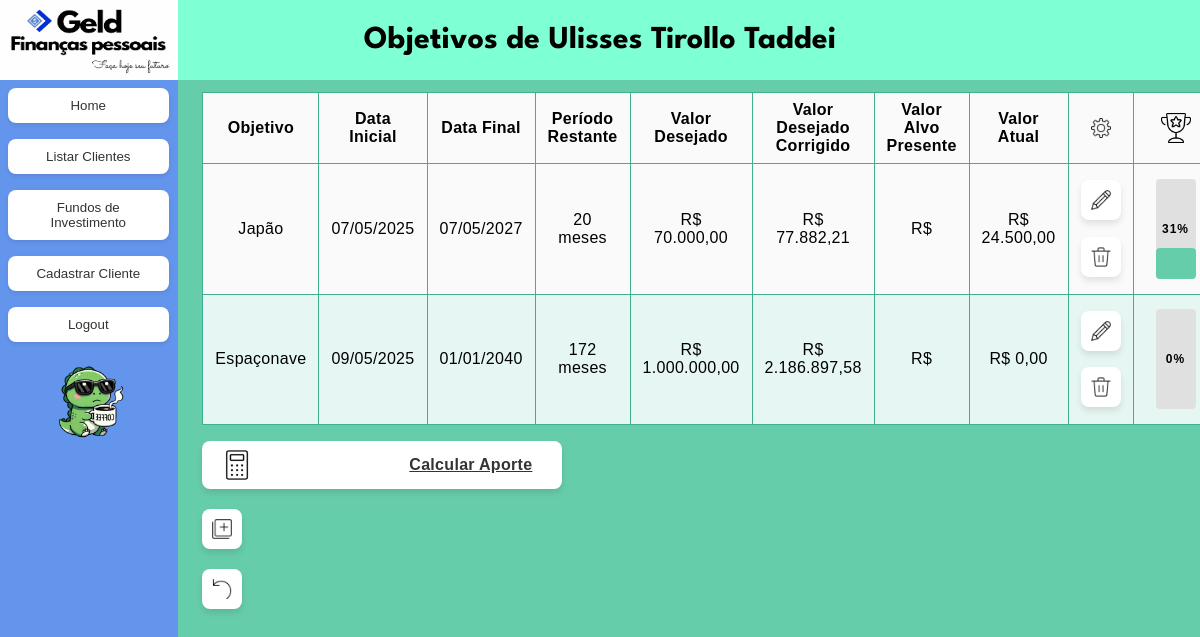
The page /cliente/1/listar_objetivos (signed in) on the database as committed earlier.
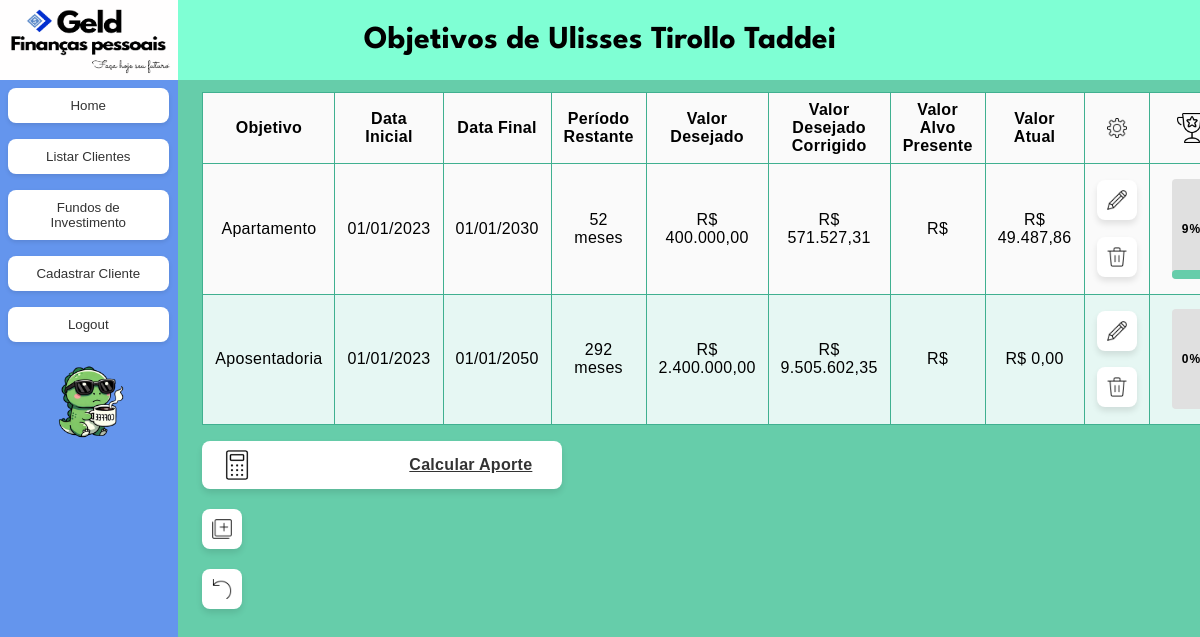
The same page on the database as committed later.
### app/models/geld_models.py (models this page shows)
class Cliente(Base):
    __tablename__ = 'clientes'
    id = Column(Integer, primary_key = True)
    nome = Column(String, nullable = False)
    nascimento = Column(DateTime, nullable = False)
    cep = Column(Integer)
    endereco = Column(String)
    escolaridade = Column(String)
    cpf = Column(String(11), nullable = False, unique = True)
    email = Column(String, nullable = False, unique = True)
    telefone = Column(String, nullable = False)
    banco = Column(Enum(BancoEnum), nullable = False)
    status = Column(Enum(StatusEnum), nullable = False)
    objetivos = relationship("Objetivo", back_populates = "cliente", cascade = "all, delete-orphan")
    posicoes_fundo = relationship("PosicaoFundo", back_populates="cliente", cascade="all, delete-orphan")
    transacoes = relationship("Transacao", back_populates="cliente", cascade="all, delete-orphan")

class Objetivo(Base):
    __tablename__ = 'objetivos'
    id = Column(Integer, primary_key = True)
    cliente_id = Column(Integer, ForeignKey('clientes.id'), nullable = False)
    nome_objetivo = Column(String, nullable =False)
    valor_final = Column(Numeric(15,2), nullable = False)
    valor_real = Column(Numeric(15,2), nullable = False)
    valor_inicial = Column(Numeric(15,2), nullable = False)
    data_inicial = Column(DateTime, nullable = False)
    data_final = Column(DateTime, nullable = False)
    @property
    def duracao_meses(self):
        data_atual = datetime.now()
        return (self.data_final.year - data_atual.year) * 12 + (self.data_final.month - data_atual.month)
    cliente = relationship("Cliente", back_populates = "objetivos")

class IndicadoresEconomicos(Base):
    __tablename__ = 'indicadores_economicos'
    id = Column(Integer, primary_key=True)
    ipca = Column(Float)
    ipca_mes = Column(Float, default=0)
    data_atualizacao = Column(DateTime, default=datetime.now)

### app/routes/objetivo.py (the view, shortened to what this page needs)
@objetivo_bp.route('/cliente/<int:cliente_id>/listar_objetivos')
@login_required
def listar_objetivos(cliente_id):
    try:
        db = create_session()
        global_service = GlobalServices(db)
        cliente = global_service.get_by_id(Cliente, cliente_id)
        if not cliente:
            flash('Cliente não encontrado')
            return redirect(url_for('cliente.listar_clientes'))
        objetivos = db.query(Objetivo).filter(Objetivo.cliente_id == cliente_id).all()
        ipca_mes = db.query(IndicadoresEconomicos.ipca_mes).order_by(IndicadoresEconomicos.data_atualizacao.desc()).scalar() or 0
        calcular_aporte = request.args.get('calcular', 'false') == 'true'
        calculo_aportes = None
        return render_template('objetivo/listar_objetivos.html',
                              objetivos=objetivos,
                              cliente=cliente,
                              ipca_mes=ipca_mes,
                              calculo_aportes=calculo_aportes,
                              mostrar_calculo=calcular_aporte)
    except Exception as e:
        import traceback
        traceback.print_exc()
        flash(f'Erro ao listar objetivos: {str(e)}')
        return redirect(url_for('cliente.area_cliente', cliente_id=cliente_id))
    finally:
        if 'db' in locals() and db:
            db.close()

### app/models/geld_models.py (called while the page is built)
def create_session():
    engine = create_engine(DATABASE_URL)
    Session = sessionmaker(bind = engine)
    return Session()

### app/services/global_services.py (called while the page is built)
def login_required(f):
    @wraps(f)
    def decorated_function(*args, **kwargs):
        if 'logged_in' not in session:
            return redirect(url_for('auth.login'))
        return f(*args, **kwargs)
    return decorated_function

    def get_by_id(self, model_class: Type[class_set], instance_id: int)-> Optional[class_set]:
        try:
            return self.db.query(model_class).filter(model_class.id == instance_id).first()
        except Exception as e:
            raise e

### app/templates/objetivo/listar_objetivos.html (shortened to what this page needs)
{% extends "base.html" %}
{% block header %}Objetivos de {{cliente.nome}} {% endblock %}
{% block content %}
<div class="center">
    <table class="table">
        <thead>
            <tr>
                <th>Objetivo</th>
                <th>Data Inicial</th>
                <th>Data Final</th>
                <th>Período Restante</th>
                <th>Valor Desejado</th>
                <th>Valor Desejado Corrigido</th>
                <th>Valor Alvo Presente</th>
                <th>Valor Atual</th>
                <th><img src="{{ url_for('static', filename='icons/cog.png') }}" class="img"></th>
                <th><img src="{{ url_for('static', filename='icons/trophy.png') }}" class="img"></th>
            </tr>
        </thead>
        <tbody>
            {% for objetivo in objetivos %}
            <tr>
                <td>{{ objetivo.nome_objetivo }}</td>
                <td>{{ objetivo.data_inicial.strftime('%d/%m/%Y')  }}</td>
                <td>{{ objetivo.data_final.strftime('%d/%m/%Y') }}</td>
                <td>{{ objetivo.duracao_meses}} meses</td>
                <td>R$ {{ '{:,.2f}'.format(objetivo.valor_final).replace(',', ' ').replace('.', ',').replace(' ', '.') }} </td>
                <td>R$ {{ '{:,.2f}'.format(objetivo.valor_final|float * ((1+ipca_mes/100)**((objetivo.data_final.year - objetivo.data_inicial.year) * 12 + (objetivo.data_final.month - objetivo.data_inicial.month)))).replace(',', ' ').replace('.', ',').replace(' ', '.') }}</td>
                <td>R$ </td>
                <td>R$ {{ '{:,.2f}'.format(objetivo.valor_real).replace(',', ' ').replace('.', ',').replace(' ', '.') }}</td>
                <td>
                    <form action="{{ url_for('objetivo.edit_objetivo', objetivo_id=objetivo.id) }}" method="GET">
                        <button class="smlBtn"><img src="{{ url_for('static', filename='icons/edit.png') }}" class="sml-btn-icon"></button>
                    </form>
                    <form action="{{ url_for('objetivo.delete_objetivo', objetivo_id=objetivo.id) }}" method="POST" class="inline">
                        <button type="submit" onclick="return confirm('Tem certeza que deseja deletar este objetivo?')" class="smlBtnDel">
                        <img src="{{ url_for('static', filename='icons/trash.png') }}" class="sml-btn-icon"></button>
                    </form>
                </td>
                <td>
                    <div class="progress-bar-container">
                      <div class="progress-bar-vertical">
                        {% if objetivo.valor_final > 0 %}
                          {% set percentage = ((objetivo.valor_real|float / (objetivo.valor_final|float * ((1+ipca_mes/100)**((objetivo.data_final.year - objetivo.data_inicial.year) * 12 + (objetivo.data_final.month - objetivo.data_inicial.month))))) * 100)|round(0)|int %}
                          {% if percentage > 100 %}{% set percentage = 100 %}{% endif %}
                          <div class="progress-fill" style="height: {{ percentage }}%"></div>
                          <span class="percentage-text">{{ percentage }}%</span>
                        {% else %}
                          <div class="progress-fill" style="height: 0%"></div>
                          <span class="percentage-text">0%</span>
                        {% endif %}
                      </div>
                    </div>
                </td>
            </tr>
            {% endfor %}
        </tbody>
    </table>
    <div class="class_func">
        {% if mostrar_calculo is defined and mostrar_calculo %}
        <p><small>Taxa IPCA + 3,5% ao ano</small></p>
        {% else %}
        <a href="{{ url_for('objetivo.listar_objetivos', cliente_id=cliente.id, calcular='true') }}" class="bigBtn">
            Calcular Aporte<img src="{{ url_for('static', filename='icons/calculadora.png') }}" class="btn-icon">
        </a>
        {% endif %}
    </div>
    <div style="margin-top: 20px;">
        <button title="Adicionar" class="smlBtn" onclick="window.location.href='{{ url_for('objetivo.add_objetivo', cliente_id=cliente.id) }}'">
            <img src="{{ url_for('static', filename='icons/add.png') }}" class="sml-btn-icon">
        </button>
        <button title="Voltar" class="smlBtn" onclick="window.location.href='{{ url_for('cliente.area_cliente', cliente_id=cliente.id) }}'">
            <img src="{{ url_for('static', filename='icons/back.png') }}" class="sml-btn-icon">
        </button>
    </div>
</div>
{% endblock %}

### app/templates/base.html (shortened to what this page needs)
<!DOCTYPE html>
<html lang="en">
<head>
    <link href="{{ url_for('static', filename='styles.css') }}" rel="stylesheet">
</head>
<body>
    <header class="header">
        <img class="logo" src="/static/geld.png" alt="image error">
        <h1>{% block header %}{% endblock %}</h1>
    </header>
    <div class="sidebar">
        <a href="{{ url_for('dashboard.cliente_dashboard')}}"><button class="sideBtn">Home</button></a>
        <a href="{{ url_for('cliente.listar_clientes') }}"><button class="sideBtn">Listar Clientes</button></a>
        <a href="{{ url_for('fundos.listar_fundos') }}"><button class="sideBtn">Fundos de Investimento</button></a>
        <a href="{{ url_for('cliente.register_client') }}"><button class="sideBtn">Cadastrar Cliente</button></a>
        <a href="{{ url_for('auth.logout') }}"><button class="sideBtn">Logout</button></a>
        <a href="https://taddei.pythonanywhere.com/" target="_blank" rel="noopener noreferrer" title="Ir para o website"><img class="geldswald" src="{{ url_for('static', filename='geldswald.png') }}" alt="Geldswald logo"></a>
    </div>
    <div class="center">
        {% block content %}{% endblock %}
    </div>
</body>
</html>

### app/static/styles.css (style rules this page uses)
.header { font-family: 'League Spartan', sans-serif; background-color: aquamarine; position: fixed; z-index: 100; width: 100%; top: 0; left: 0; display:flex; height: 10vh; align-items: center; justify-content: center; text-align: center; }
.sidebar { background-color:cornflowerblue; position: fixed; top: 10%; width: calc(10vh * (903 / 405)); height: 90vh; left: 0; overflow-y: auto; padding-bottom: 20px; box-sizing: border-box; }
.center { background-color: mediumaquamarine; position: fixed; padding-left: 2%; padding-top: 1%; top: 10%; left: calc(10vh * (903 / 405)); width: calc(100% - (10vh * (903 / 405))); height: 90%; overflow-y: scroll; font-family: 'Poppins', sans-serif; letter-spacing: 0.3px; box-sizing: border-box; }
.table { background-color: mediumaquamarine; border-collapse: collapse; text-align: left; width: 90%; }
.table tr:nth-child(odd) { background-color: #fafafa; }
.table tr:nth-child(even) { background-color: #e6f7f3; }
.table td, .table th { padding: 8px 12px; border: 1px solid #40b090; text-align: center; }
form { display: table; border-collapse: separate; border-spacing: 0 .5rem; }
.sideBtn { background-color: #ffffff; border: none; border-radius: 8px; padding: 10px 20px; margin: 8px; width: 90%; color: #333; font-weight: 500; transition: all 0.3s ease; box-shadow: 0 2px 4px rgba(0,0,0,0.1); }
.smlBtn { background-color: #ffffff; border: none; border-radius: 8px; padding: 5px 10px; width: 40px; color: #333; font-weight: 600; font-size: 16px; transition: all 0.3s ease; box-shadow: 0 4px 6px rgba(0,0,0,0.1); text-align: right; position: relative; margin-bottom: 2%; display:flow-root; height: 40px; }
.smlBtnDel { background-color: #ffffff; border: none; border-radius: 8px; padding: 5px 10px; width: 40px; color: #333; font-weight: 600; font-size: 16px; transition: all 0.3s ease; box-shadow: 0 4px 6px rgba(0,0,0,0.1); text-align: right; position: relative; margin-bottom: 2%; display:flow-root; height: 40px; }
.bigBtn { background-color: #ffffff; border: none; border-radius: 8px; padding: 15px 30px; width: 300px; color: #333; font-weight: 600; font-size: 16px; transition: all 0.3s ease; box-shadow: 0 4px 6px rgba(0,0,0,0.1); text-align: right; position: relative; margin-bottom: 2%; display:flow-root; }
.btn-icon { position: absolute; left: 20px; top: 50%; transform: translateY(-50%); width: 30px; height: 30px; object-fit: contain; }
.sml-btn-icon { position:absolute; transform: translateY(-50%); width: 30px; height: 30px; object-fit: contain; }
img { max-width: 50%; height: auto; display: block; margin-left: auto; margin-right: auto; }
.logo { height: 100%; display: flex; left: 0; width: calc(10vh * (903 / 405)); position: absolute; }
.geldswald { max-height: 20%; padding: 5%; transition: transform 0.3s ease, box-shadow 0.3s ease; position: relative; }
.progress-bar-vertical { width: 40px; min-height: 100px; display: flex; align-items: flex-end; margin-right: 10px; margin-left: 10px; float: left; background-color: #e0e0e0; border-radius: 4px; position: relative; }
.progress-fill { width: 100%; background-color: mediumaquamarine; display: flex; justify-content: center; align-items: flex-start; border-radius: 4px; }
.percentage-text { position: absolute; bottom: 50%; left: 50%; color: #000; font-weight: bold; font-size: 12px; z-index: 10; transform-origin: center; transform: translate(-50%, 50%); letter-spacing: 1px; }
td .progress-bar-container { display: flex; justify-content: center; height: 100%; }

Rows that differ between the two databases and show on the page:
removed Objetivo: nome_objetivo "Japão", data_inicial "07/05/2025", data_final "07/05/2027", duracao_meses "20", valor_final "70.000,00", valor_final+data_final+data_inicial "77.882,21", valor_real "24.500,00", percentage "31"
removed Objetivo: nome_objetivo "Espaçonave", data_inicial "09/05/2025", data_final "01/01/2040", duracao_meses "172", valor_final "1.000.000,00", valor_final+data_final+data_inicial "2.186.897,58", valor_real "0,00", percentage "0"
added Objetivo: nome_objetivo "Apartamento", data_inicial "01/01/2023", data_final "01/01/2030", duracao_meses "52", valor_final "400.000,00", valor_final+data_final+data_inicial "571.527,31", valor_real "49.487,86", percentage "9"
added Objetivo: nome_objetivo "Aposentadoria", data_inicial "01/01/2023", data_final "01/01/2050", duracao_meses "292", valor_final "2.400.000,00", valor_final+data_final+data_inicial "9.505.602,35", valor_real "0,00", percentage "0"
